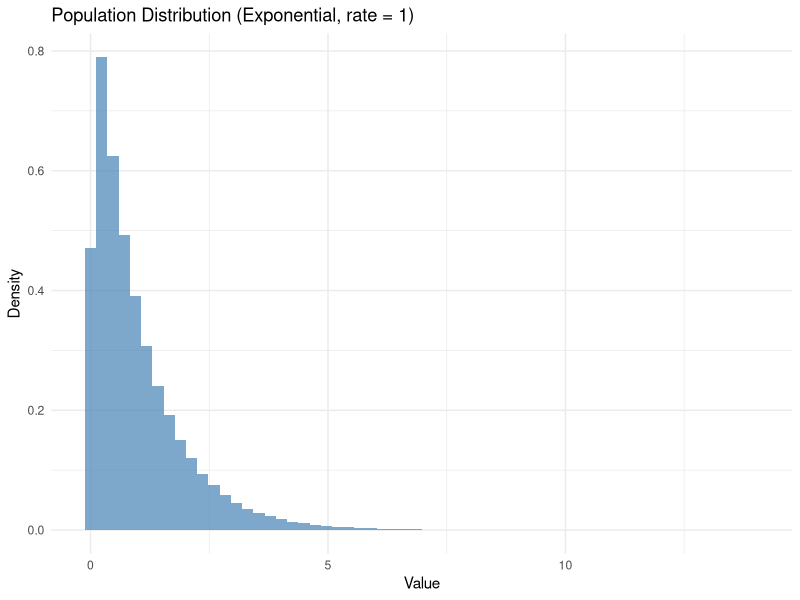
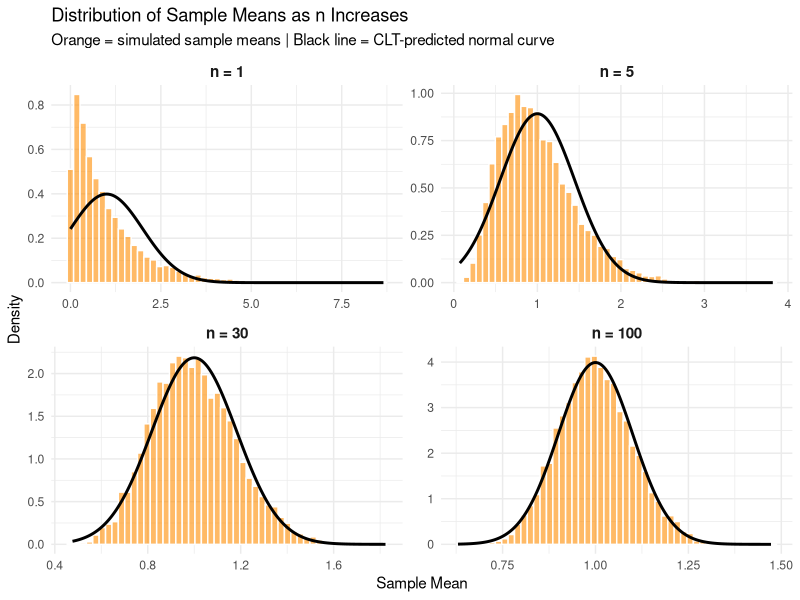

Reproduce these figures in R, in order.
# ============================================
# Central Limit Theorem Simulation
# ============================================

library(ggplot2)
library(gridExtra)

set.seed(42)  # for reproducibility

# --- 1. Define the population ---
# Exponential distribution: rate = 1 (mean = 1, sd = 1)
# Highly right-skewed -- a good stress test for CLT
rate_param <- 1
pop_mean <- 1 / rate_param
pop_sd   <- 1 / rate_param

pop_samples <- rexp(1000000, rate = rate_param)

p_pop <- ggplot(data.frame(x = pop_samples), aes(x = x)) +
  geom_histogram(aes(y = after_stat(density)), bins = 60,
                 fill = "steelblue", alpha = 0.7) +
  labs(title = "Population Distribution (Exponential, rate = 1)",
       x = "Value", y = "Density") +
  theme_minimal()

print(p_pop)

# --- 2. Simulation function ---
# For a given sample size n, draw `n_sims` samples of size n,
# compute the mean of each, and return the vector of sample means
simulate_sample_means <- function(n, n_sims = 10000, rate = 1) {
  replicate(n_sims, mean(rexp(n, rate = rate)))
}

# --- 3. Run simulations across different sample sizes ---
sample_sizes <- c(1, 5, 30, 100)
n_sims <- 10000

results <- lapply(sample_sizes, function(n) {
  means <- simulate_sample_means(n, n_sims, rate_param)
  data.frame(sample_mean = means, n = paste0("n = ", n))
})

# Combine into one long dataframe
df_all <- do.call(rbind, results)
df_all$n <- factor(df_all$n, levels = paste0("n = ", sample_sizes))

# --- 4. Plot: histograms of sample means, faceted by n ---
# Overlay the theoretical normal curve CLT predicts:
# mean = pop_mean, sd = pop_sd / sqrt(n)

theoretical_curves <- do.call(rbind, lapply(sample_sizes, function(n) {
  x_vals <- seq(min(df_all$sample_mean[df_all$n == paste0("n = ", n)]),
                max(df_all$sample_mean[df_all$n == paste0("n = ", n)]),
                length.out = 200)
  data.frame(
    x = x_vals,
    y = dnorm(x_vals, mean = pop_mean, sd = pop_sd / sqrt(n)),
    n = paste0("n = ", n)
  )
}))
theoretical_curves$n <- factor(theoretical_curves$n, levels = paste0("n = ", sample_sizes))

p_clt <- ggplot(df_all, aes(x = sample_mean)) +
  geom_histogram(aes(y = after_stat(density)), bins = 50,
                 fill = "darkorange", alpha = 0.6, color = "white") +
  geom_line(data = theoretical_curves, aes(x = x, y = y),
            color = "black", linewidth = 1) +
  facet_wrap(~ n, scales = "free") +
  labs(title = "Distribution of Sample Means as n Increases",
       subtitle = "Orange = simulated sample means | Black line = CLT-predicted normal curve",
       x = "Sample Mean", y = "Density") +
  theme_minimal() +
  theme(strip.text = element_text(face = "bold", size = 11))

print(p_clt)

# --- 5. Quantify the convergence: summary stats ---
summary_stats <- do.call(rbind, lapply(sample_sizes, function(n) {
  means <- df_all$sample_mean[df_all$n == paste0("n = ", n)]
  data.frame(
    n = n,
    sim_mean = mean(means),
    sim_sd = sd(means),
    theoretical_sd = pop_sd / sqrt(n)
  )
}))

print(summary_stats)
